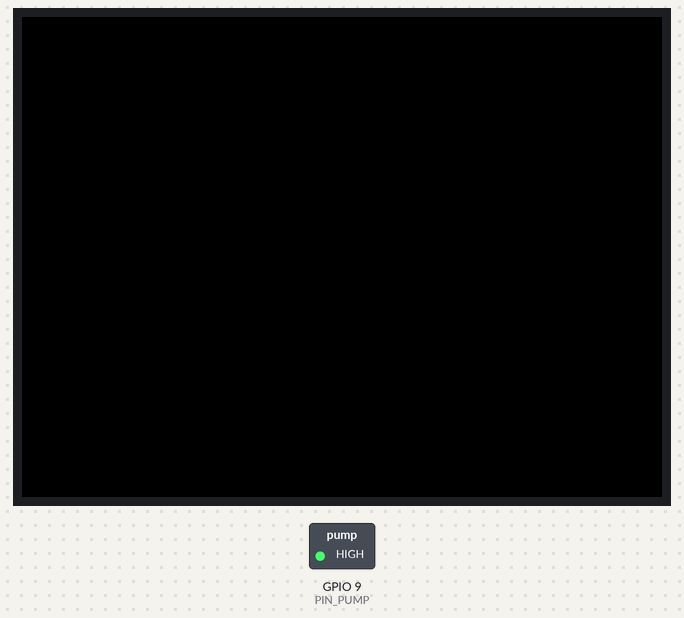
Recording of a sketch running on a simulated ESP32-S3. On the bench: 320×240 colour display, switched loads named in the sketch (green lamp = pin HIGH). What the sketch prints to the serial monitor is not drawn.

Above: at 3.2 s.
At 6.2 s:
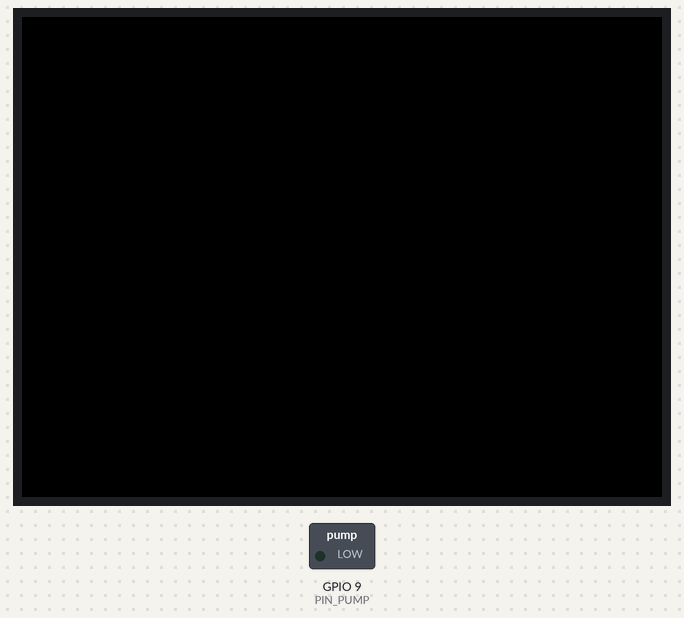
Timing chart, 0 to 7.7 s (numbered marks = the images above):
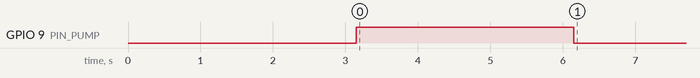

The sketch:

pump_burst.ino
```cpp
#include <M5Unified.h>
const int PIN_PUMP = 9;               // ★ 실측 확정: PUMP_EN = G9
void setup() {
  auto cfg = M5.config(); M5.begin(cfg);
  Serial.begin(115200);
  pinMode(PIN_PUMP, OUTPUT);
  digitalWrite(PIN_PUMP, LOW);        // 반드시 LOW부터
  delay(3000);
  Serial.println("pump ON 3s -- 전력계를 보세요");
  digitalWrite(PIN_PUMP, HIGH);
  delay(3000);
  digitalWrite(PIN_PUMP, LOW);
  Serial.println("pump OFF");
}
void loop() {}
```
